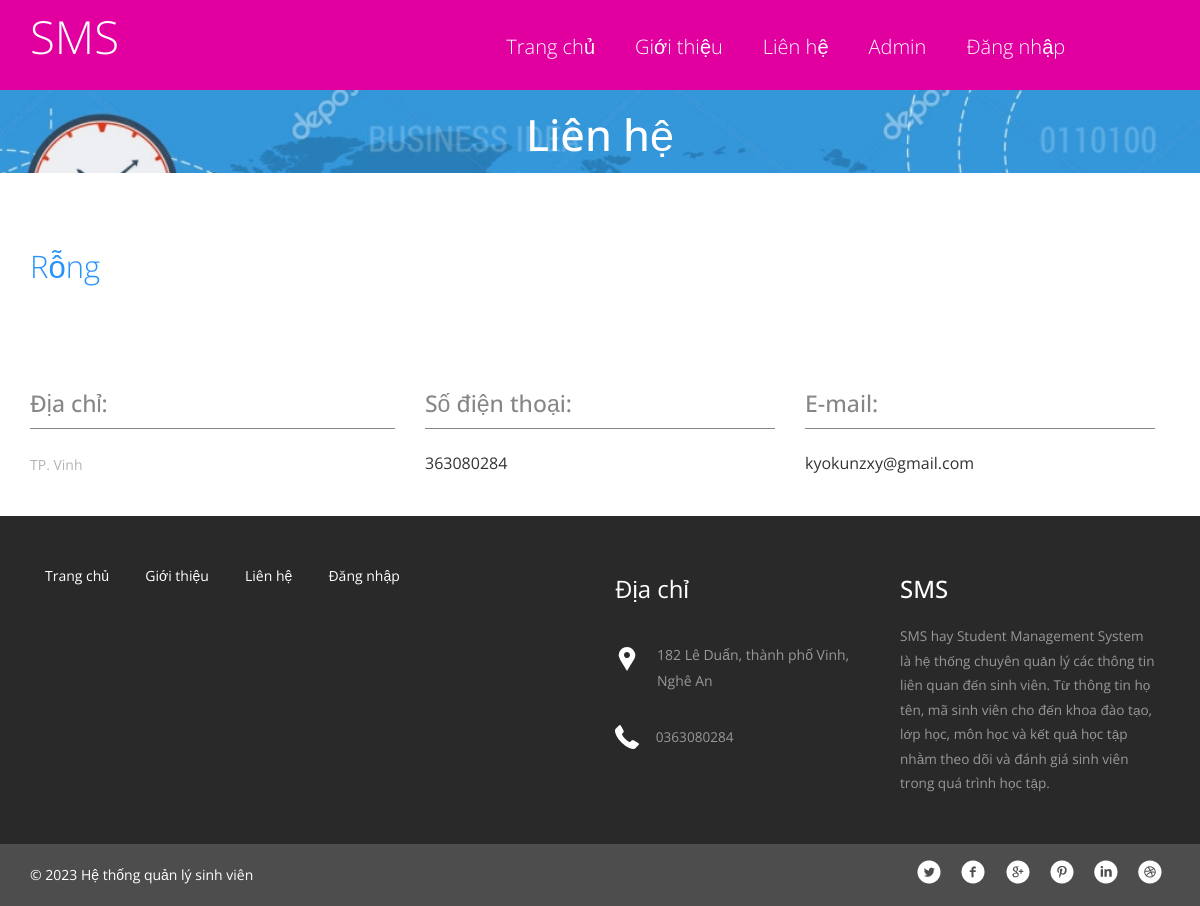
The page /contact.php on the database its author committed.
### tables this page shows
CREATE TABLE `tblpage` (
  `ID` int(10) NOT NULL,
  `PageType` varchar(200) DEFAULT NULL,
  `PageTitle` mediumtext DEFAULT NULL,
  `PageDescription` varchar(50) DEFAULT NULL,
  `Email` varchar(200) DEFAULT NULL,
  `MobileNumber` bigint(10) DEFAULT NULL,
  `UpdationDate` date DEFAULT NULL
);

### contact.php (the view, shortened to what this page needs)
<?php
include('includes/dbconnection.php');
?>
<!doctype html>
<html>
<head>
<link href="css/bootstrap.css" rel="stylesheet" type="text/css" media="all">
<link href="css/style.css" rel="stylesheet" type="text/css"/>
</head>
	<body>
		<?php include_once('includes/header.php');?>
<div class="banner banner5">
	<div class="container">
	<h2>Liên hệ</h2>
	</div>
</div>
		<div class="contact">
			<div class="container">
				<div class="contact-info">
					<h3 class="c-text">Rỗng</h3>
				</div>
				<div class="contact-grids">
					<?php
$sql="SELECT * from tblpage where PageType='contactus'";
$query = $dbh -> prepare($sql);
$query->execute();
$results=$query->fetchAll(PDO::FETCH_OBJ);
$cnt=1;
if($query->rowCount() > 0)
{
foreach($results as $row)
{               ?>
					<div class="col-md-4 contact-grid-left">
						<h3>Địa chỉ:</h3>
						<p><?php  echo htmlentities($row->PageDescription);?>
						</p>
					</div>
					<div class="col-md-4 contact-grid-middle">
						<h3>Số điện thoại:</h3>
						<p><?php  echo htmlentities($row->MobileNumber);?>
						</p>
					</div>
					<div class="col-md-4 contact-grid-right">
						<h3>E-mail:</h3>
						<p><?php  echo htmlentities($row->Email);?>
						</p>
					</div>
					<div class="clearfix"> </div>
					<?php $cnt=$cnt+1;}} ?>
				</div>
			</div>
		</div>
<?php include_once('includes/footer.php');?>
	</body>
</html>

### includes/header.php (shortened to what this page needs)
    <div class="header" id="home">
      <nav class="navbar navbar-default">
        <div class="container">
          <div class="navbar-header">
          <h1><a class="navbar-brand" href="index.php">SMS</a></h1>
          </div>
            <div class="collapse navbar-collapse" id="bs-example-navbar-collapse-1">
              <ul class="nav navbar-nav navbar-right margin-top cl-effect-2">
                <li><a href="index.php"><span data-hover="Home">Trang chủ</span></a></li>
                <li><a href="about.php"><span data-hover="About">Giới thiệu</span></a></li>
                <li><a href="contact.php"><span data-hover="Contact">Liên hệ</span></a></li>
                <li><a href="admin/login.php"><span data-hover="Contact">Admin</span></a></li>
                <li><a href="user/login.php"><span data-hover="Shortcodes">Đăng nhập</span></a></li>
              </ul>
              <div class="clearfix"> </div>
            </div>
      </nav>
</div>

### includes/footer.php (shortened to what this page needs)
<div class="footer">
    <div class="container">
      <div class="col-md-6 footer-left">
        <ul>
          <li><a href="index.php">Trang chủ</a></li>
          <li><a href="about.php">Giới thiệu</a></li>
          <li><a href="contact.php">Liên hệ</a></li>
          <li><a href="user/login.php">Đăng nhập</a></li>
        </ul>
      </div>
      <div class="col-md-3 footer-middle">
        <?php
$sql="SELECT * from tblpage where PageType='contactus'";
$query = $dbh -> prepare($sql);
$query->execute();
$results=$query->fetchAll(PDO::FETCH_OBJ);
$cnt=1;
if($query->rowCount() > 0)
{
foreach($results as $row)
{               ?>
        <h3>Địa chỉ</h3>
        <div class="address">
          <p>182 Lê Duẩn, thành phố Vinh, Nghê An
          </p>
        </div>
        <div class="phone">
          <p>0363080284</p>
        </div>
      <?php $cnt=$cnt+1;}} ?></div>
      <div class="col-md-3 footer-right">
        <h3>SMS</h3>
        <p>SMS hay Student Management System là hệ thống chuyên quản lý các thông tin liên quan đến sinh viên. Từ thông tin họ tên, mã sinh viên cho đến khoa đào tạo, lớp học, môn học và kết quả học tập nhằm theo dõi và đánh giá sinh viên trong quá trình học tập.</p>
      </div>
      <div class="clearfix"> </div>
    </div>
  </div>
<div class="copyright">
    <div class="container">
      <div class="copyright-left">
      <p>© <?php echo date('Y');?> Hệ thống quản lý sinh viên </p>
      </div>
      <div class="copyright-right">
        <ul>
          <li><a href="#" class="twitter"> </a></li>
          <li><a href="#" class="twitter facebook"> </a></li>
          <li><a href="#" class="twitter chrome"> </a></li>
          <li><a href="#" class="twitter pinterest"> </a></li>
          <li><a href="#" class="twitter linkedin"> </a></li>
          <li><a href="#" class="twitter dribbble"> </a></li>
        </ul>
      </div>
      <div class="clearfix"> </div>
    </div>
  </div>

### rows shown on the page
tblpage: PageDescription "TP. Vinh", MobileNumber "363080284", Email "kyokunzxy@gmail.com"
